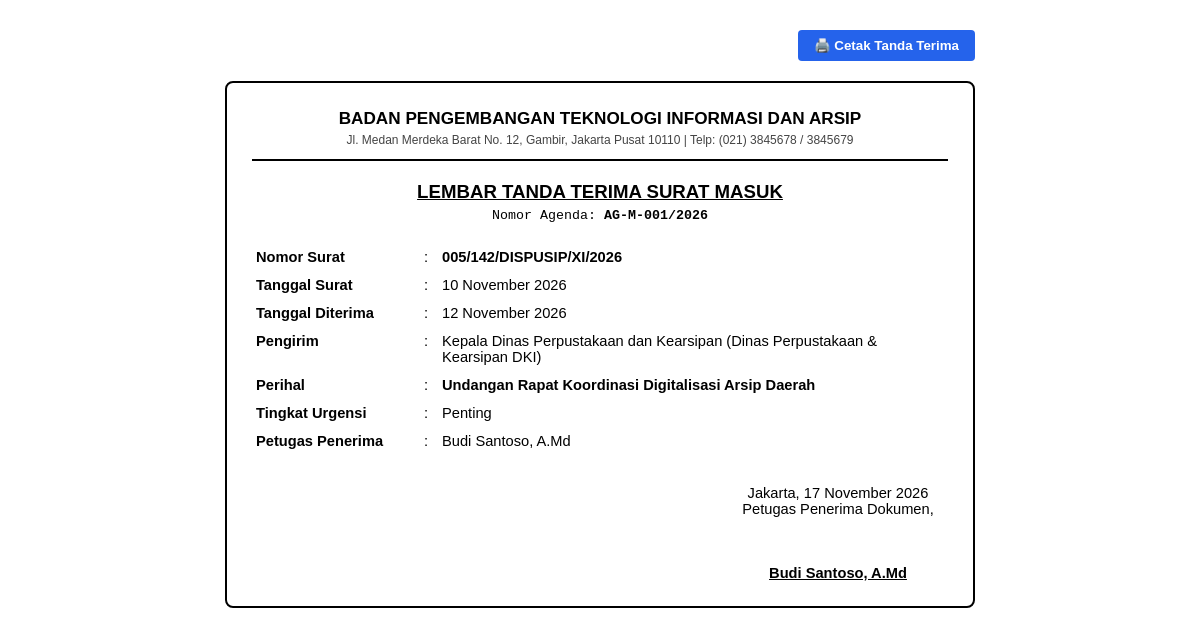
The app's page /public/surat_masuk/tanda_terima.php?id=1 (signed in) with its own data.
### tables this page shows
CREATE TABLE pengaturan (
    id INTEGER PRIMARY KEY AUTOINCREMENT,
    key_name TEXT NOT NULL UNIQUE,
    value_text TEXT,
    category TEXT NOT NULL DEFAULT 'umum',
    description TEXT,
    updated_at DATETIME DEFAULT CURRENT_TIMESTAMP
);

CREATE TABLE surat_masuk (
    id INTEGER PRIMARY KEY AUTOINCREMENT,
    nomor_agenda TEXT NOT NULL,
    nomor_surat TEXT NOT NULL,
    tanggal_surat DATE NOT NULL,
    tanggal_terima DATE NOT NULL,
    pengirim TEXT NOT NULL,
    asal_instansi TEXT NOT NULL,
    perihal TEXT NOT NULL,
    isi_ringkas TEXT,
    kategori TEXT DEFAULT 'Umum',
    klasifikasi_id INTEGER,
    tingkat_urgensi TEXT NOT NULL DEFAULT 'biasa', -- 'biasa', 'penting', 'segera', 'rahasia'
    file_dokumen TEXT,
    lampiran_files TEXT, -- JSON list of files
    status TEXT NOT NULL DEFAULT 'diterima', -- 'diterima', 'disposisi', 'tindak_lanjut', 'selesai'
    penerima_user_id INTEGER,
    created_at DATETIME DEFAULT CURRENT_TIMESTAMP,
    updated_at DATETIME DEFAULT CURRENT_TIMESTAMP,
    deleted_at DATETIME DEFAULT NULL,
    FOREIGN KEY (klasifikasi_id) REFERENCES klasifikasi_surat (id) ON DELETE SET NULL,
    FOREIGN KEY (penerima_user_id) REFERENCES users (id) ON DELETE SET NULL
);

CREATE TABLE users (
    id INTEGER PRIMARY KEY AUTOINCREMENT,
    username TEXT NOT NULL UNIQUE,
    email TEXT NOT NULL UNIQUE,
    password_hash TEXT NOT NULL,
    full_name TEXT NOT NULL,
    nip TEXT,
    jabatan TEXT,
    phone TEXT,
    role_id INTEGER NOT NULL,
    avatar TEXT,
    is_active INTEGER NOT NULL DEFAULT 1,
    created_at DATETIME DEFAULT CURRENT_TIMESTAMP,
    updated_at DATETIME DEFAULT CURRENT_TIMESTAMP,
    deleted_at DATETIME DEFAULT NULL,
    FOREIGN KEY (role_id) REFERENCES roles (id) ON DELETE RESTRICT
);

### app/models/Pengaturan.php (called while the page is built, shortened)
<?php
class Pengaturan {
    public static function get(string $key, ?string $default = null): ?string {
        $db = Database::getInstance();
        $stmt = $db->prepare("SELECT value_text FROM pengaturan WHERE key_name = :key");
        $stmt->execute([':key' => $key]);
        $val = $stmt->fetchColumn();
        if ($val !== false) {
            return $val;
        }
        return $default;
    }
}

### app/models/SuratMasuk.php (called while the page is built, shortened)
<?php
class SuratMasuk {
    public static function findById(int $id): ?array {
        $db = Database::getInstance();
        $stmt = $db->prepare("
            SELECT sm.*, k.kode as klasifikasi_kode, k.nama as klasifikasi_nama,
                   u.full_name as penerima_nama
            FROM surat_masuk sm
            LEFT JOIN klasifikasi_surat k ON sm.klasifikasi_id = k.id
            LEFT JOIN users u ON sm.penerima_user_id = u.id
            WHERE sm.id = :id AND sm.deleted_at IS NULL
        ");
        $stmt->execute([':id' => $id]);
        $row = $stmt->fetch();
        return $row ?: null;
    }
}

### public/surat_masuk/tanda_terima.php (the view, shortened to what this page needs)
<?php
$id = (int)($_GET['id'] ?? 0);
$surat = SuratMasuk::findById($id);
$instansi = Pengaturan::get('nama_instansi', 'BADAN PENGEMBANGAN TEKNOLOGI INFORMASI DAN ARSIP');
$alamat = Pengaturan::get('alamat_instansi', 'Jl. Medan Merdeka Barat No. 12, Jakarta');
$telp = Pengaturan::get('telepon_instansi', '(021) 3845678');
?>
<!DOCTYPE html>
<html lang="id">
<head>
</head>
<body>
<div class="no-print" style="margin-bottom: 20px; text-align: right;">
    <button onclick="window.print()" style="padding: 8px 16px; background: #2563EB; color: #fff; border: none; border-radius: 4px; cursor: pointer; font-weight: bold;">
        🖨️ Cetak Tanda Terima
    </button>
</div>
<div class="receipt-card">
    <div class="header">
        <h3 style="margin: 0; text-transform: uppercase;"><?= htmlspecialchars($instansi) ?></h3>
        <p style="margin: 4px 0 0 0; font-size: 9pt; color: #444;"><?= htmlspecialchars($alamat) ?> | Telp: <?= htmlspecialchars($telp) ?></p>
    </div>
    <div class="title">LEMBAR TANDA TERIMA SURAT MASUK</div>
    <div style="text-align: center; font-size: 10pt; font-family: monospace; margin-bottom: 15px;">
        Nomor Agenda: <strong><?= htmlspecialchars($surat['nomor_agenda']) ?></strong>
    </div>
    <table class="table-data">
        <tr>
            <td width="160"><strong>Nomor Surat</strong></td>
            <td width="10">:</td>
            <td><strong><?= htmlspecialchars($surat['nomor_surat']) ?></strong></td>
        </tr>
        <tr>
            <td><strong>Tanggal Surat</strong></td>
            <td>:</td>
            <td><?= date('d F Y', strtotime($surat['tanggal_surat'])) ?></td>
        </tr>
        <tr>
            <td><strong>Tanggal Diterima</strong></td>
            <td>:</td>
            <td><?= date('d F Y', strtotime($surat['tanggal_terima'])) ?></td>
        </tr>
        <tr>
            <td><strong>Pengirim</strong></td>
            <td>:</td>
            <td><?= htmlspecialchars($surat['pengirim']) ?> (<?= htmlspecialchars($surat['asal_instansi']) ?>)</td>
        </tr>
        <tr>
            <td><strong>Perihal</strong></td>
            <td>:</td>
            <td><strong><?= htmlspecialchars($surat['perihal']) ?></strong></td>
        </tr>
        <tr>
            <td><strong>Tingkat Urgensi</strong></td>
            <td>:</td>
            <td><?= ucfirst($surat['tingkat_urgensi']) ?></td>
        </tr>
        <tr>
            <td><strong>Petugas Penerima</strong></td>
            <td>:</td>
            <td><?= htmlspecialchars($surat['penerima_nama'] ?? 'Petugas Front Office') ?></td>
        </tr>
    </table>
    <div class="footer">
        <div class="sig-box">
            Jakarta, <?= date('d F Y') ?><br>
            Petugas Penerima Dokumen,<br><br><br><br>
            <strong><u><?= htmlspecialchars($surat['penerima_nama'] ?? Auth::user()['full_name']) ?></u></strong>
        </div>
    </div>
</div>
</body>
</html>

### public/surat_masuk/tanda_terima.php (style rules this page uses)
body { font-family: Arial, sans-serif; font-size: 11pt; color: #000; padding: 30px; max-width: 750px; margin: 0 auto; }
.receipt-card { border: 2px solid #000; padding: 25px; border-radius: 8px; }
.header { text-align: center; border-bottom: 2px solid #000; padding-bottom: 12px; margin-bottom: 20px; }
.title { font-size: 14pt; font-weight: bold; text-decoration: underline; margin: 10px 0 5px 0; text-align: center; }
.table-data { width: 100%; border-collapse: collapse; margin: 20px 0; }
.table-data td { padding: 6px 4px; vertical-align: top; }
.footer { margin-top: 30px; display: flex; justify-content: space-between; }
.sig-box { text-align: center; width: 220px; }

### records on screen
pengaturan: value_text "BADAN PENGEMBANGAN TEKNOLOGI INFORMASI DAN ARSIP"
pengaturan: value_text "Jl. Medan Merdeka Barat No. 12, Gambir, Jakarta Pusat 10110"
pengaturan: value_text "(021) 3845678 / 3845679"
surat_masuk: nomor_agenda "AG-M-001/2026", nomor_surat "005/142/DISPUSIP/XI/2026", tanggal_surat "10 November 2026", tanggal_terima "12 November 2026", pengirim "Kepala Dinas Perpustakaan dan Kearsipan", asal_instansi "Dinas Perpustakaan & Kearsipan DKI", perihal "Undangan Rapat Koordinasi Digitalisasi Arsip Daerah", tingkat_urgensi "Penting", penerima_user.full_name "Budi Santoso, A.Md"
